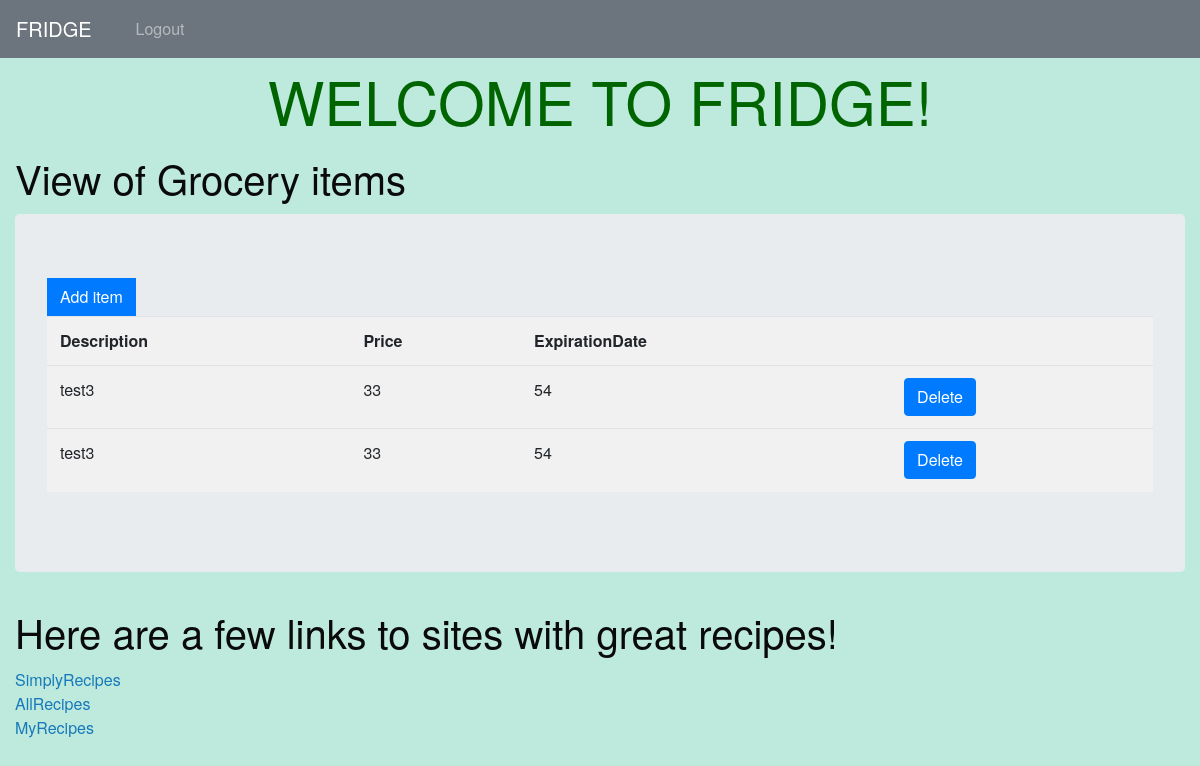
The app's page / (signed in), older data.
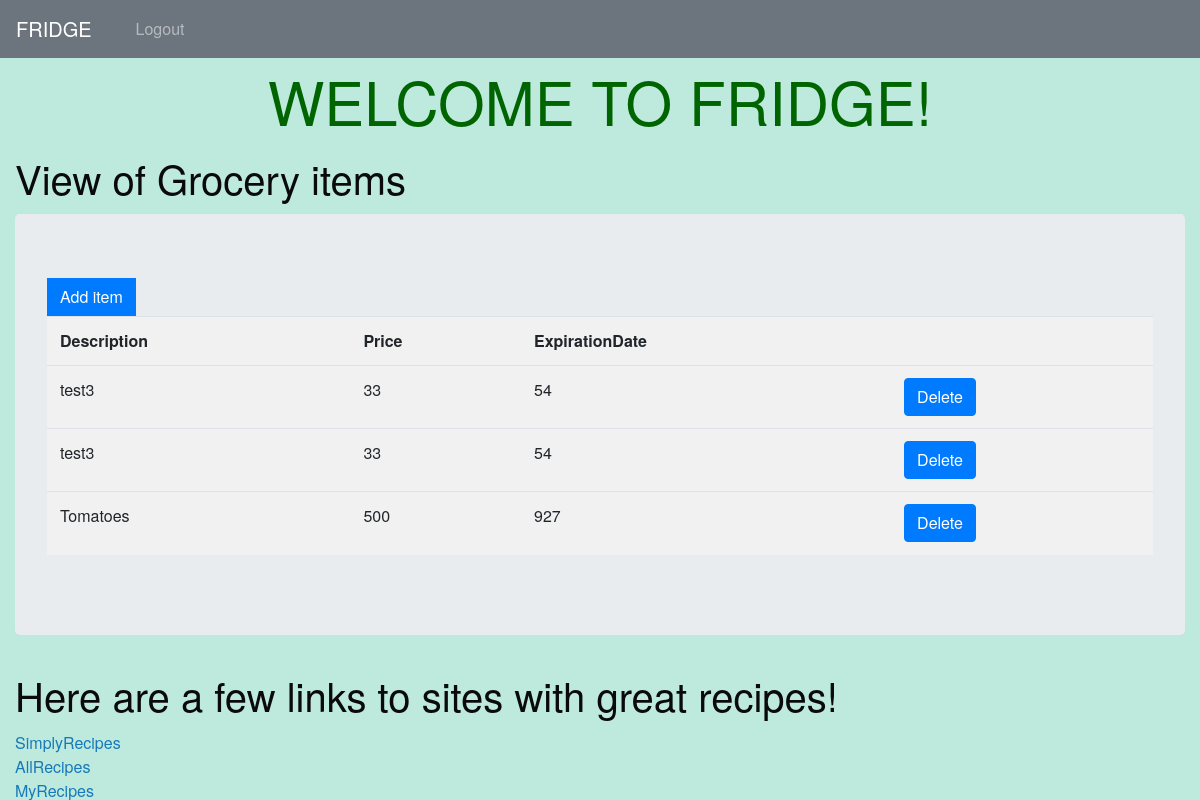
The same page, newer data.
### myapp/models.py (models this page shows)
class foodItem(models.Model):
    user = models.ForeignKey(User, on_delete=models.CASCADE)
    description = models.CharField(max_length=128)
    expiredate = models.IntegerField(default= "1")
    price = models.IntegerField(default="1")

### myapp/views.py (the view)
# urls.py: path('', myapp_views.index, name='home'),
@login_required(login_url='/login/')
def index(request, page=0):
    if (request.method == "GET" and "delete" in request.GET):
        id = request.GET["delete"]
        foodItem.objects.filter(id=id).delete()
        return redirect("/")
    else:
        table_data = foodItem.objects.filter(user=request.user)
        page_list = list(range(page*10, page*10 + 10, 1))
        squares_list = [x**2 for x in range(10)]
        context = {
            'first_name': 'Fri',
            'last_name': 'dge',
            'title': 'Fridge',
            'msg': 'Hello World',
            'page_list': page_list,
            'squares_list': squares_list,
            'prev_page': page - 1,
            'next_page': page + 1,
            "table_data": table_data,
        }
        return render(request, "myapp/index.html", context=context)

### templates/myapp/index.html (shortened to what this page needs)
{% extends 'myapp/base.html' %}
{% load static %}
{% block content %}
<div class="grid-container">
  <div class="grid-x grid-padding-x">
    <div class="large-12 cell">
      <h2>View of Grocery items</h2>
<div class="jumbotron">
    <form action="add/" method="GET">
      <input type="submit" class="btn btn-primary" value="Add item">
    </form>
    {% if not table_data %}
    <p>There are no g  items at the moment.</p>
    {% else %}
    <table class="table table-striped">
      <tr>
        <th>Description</th>
        <th>Price</th>
        <th>ExpirationDate</th>
        <th></th>
      </tr>
      {% for row in table_data %}
      <tr>
        <td>{{ row.description }}</td>
        <td>{{ row.price }}</td>
        <td id="t1">{{ row.expiredate }}</td>
        <td>
            <a class="btn btn-primary" href="#" onclick="confirmDeleteModal({{ row.id }})">Delete</a></td>
      </tr>
      {% endfor %}
    </table>
    {% endif %}
    {% if table_data %}
    <body onload="sum()">
    {% endif %}
  </div>
<h2>Here are a few links to sites with great recipes!</h2>
<a href="https://www.simplyrecipes.com/" target="_blank">SimplyRecipes</a>
<br>
<a href="https://www.allrecipes.com/recipes/" target="_blank">AllRecipes</a>
<br>
<a href="https://www.myrecipes.com/" target="_blank">MyRecipes</a>
{% endblock %}

Row changes from the older to the newer data that the page shows:
added foodItem: description "Tomatoes", price "500", expiredate "927"
